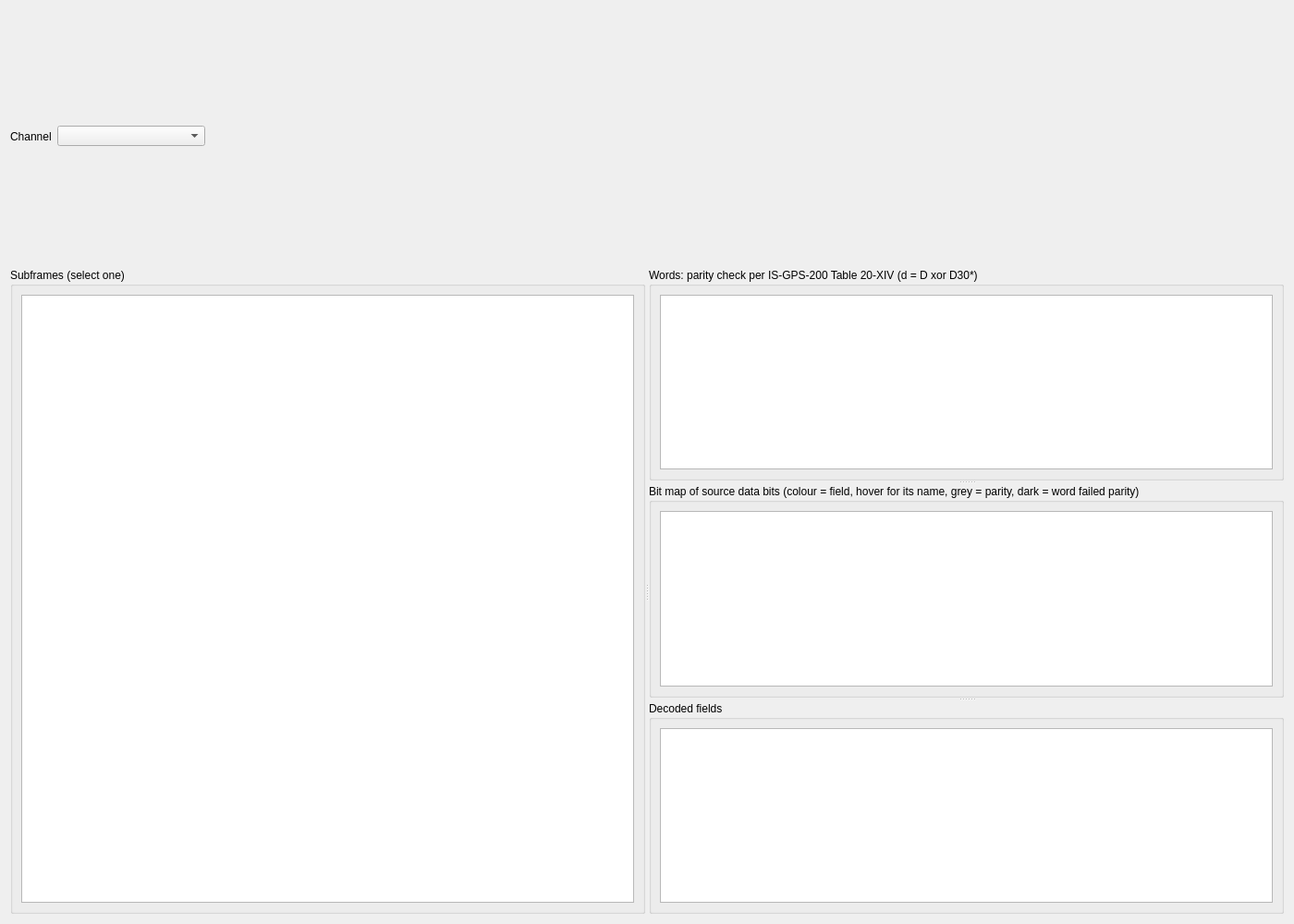
<?xml version="1.0" encoding="UTF-8"?>
<ui version="4.0">
 <class>NavMessagePage</class>
 <widget class="QWidget" name="NavMessagePage">
  <property name="geometry">
   <rect><x>0</x><y>0</y><width>1400</width><height>1000</height></rect>
  </property>
  <layout class="QVBoxLayout" name="mainLayout">
   <item>
    <layout class="QHBoxLayout" name="controlsLayout">
     <item><widget class="QLabel" name="channelLabel"><property name="text"><string>Channel</string></property></widget></item>
     <item><widget class="QComboBox" name="channelCombo"><property name="minimumSize"><size><width>160</width><height>0</height></size></property></widget></item>
     <item>
      <widget class="QLabel" name="headerLabel">
       <property name="sizePolicy"><sizepolicy hsizetype="Expanding" vsizetype="Preferred"><horstretch>1</horstretch><verstretch>0</verstretch></sizepolicy></property>
      </widget>
     </item>
    </layout>
   </item>
   <item>
    <widget class="QSplitter" name="splitter">
     <property name="orientation"><enum>Qt::Horizontal</enum></property>
     <widget class="QGroupBox" name="subframesGroup">
      <property name="title"><string>Subframes (select one)</string></property>
      <layout class="QVBoxLayout" name="subframesLayout">
       <item><widget class="gui::DataTable" name="subframesTable"/></item>
      </layout>
     </widget>
     <widget class="QSplitter" name="rightSplitter">
      <property name="orientation"><enum>Qt::Vertical</enum></property>
      <widget class="QGroupBox" name="wordsGroup">
       <property name="title"><string>Words: parity check per IS-GPS-200 Table 20-XIV (d = D xor D30*)</string></property>
       <layout class="QVBoxLayout" name="wordsLayout">
        <item><widget class="gui::DataTable" name="wordsTable"/></item>
       </layout>
      </widget>
      <widget class="QGroupBox" name="bitmapGroup">
       <property name="title"><string>Bit map of source data bits (colour = field, hover for its name, grey = parity, dark = word failed parity)</string></property>
       <layout class="QVBoxLayout" name="bitmapLayout">
        <item><widget class="gui::DataTable" name="bitmapTable"/></item>
       </layout>
      </widget>
      <widget class="QGroupBox" name="fieldsGroup">
       <property name="title"><string>Decoded fields</string></property>
       <layout class="QVBoxLayout" name="fieldsLayout">
        <item><widget class="gui::DataTable" name="fieldsTable"/></item>
       </layout>
      </widget>
     </widget>
    </widget>
   </item>
  </layout>
 </widget>
 <customwidgets>
  <customwidget>
   <class>gui::DataTable</class>
   <extends>QTableWidget</extends>
   <header>gui/DataTable.h</header>
  </customwidget>
 </customwidgets>
 <resources/>
 <connections/>
</ui>
